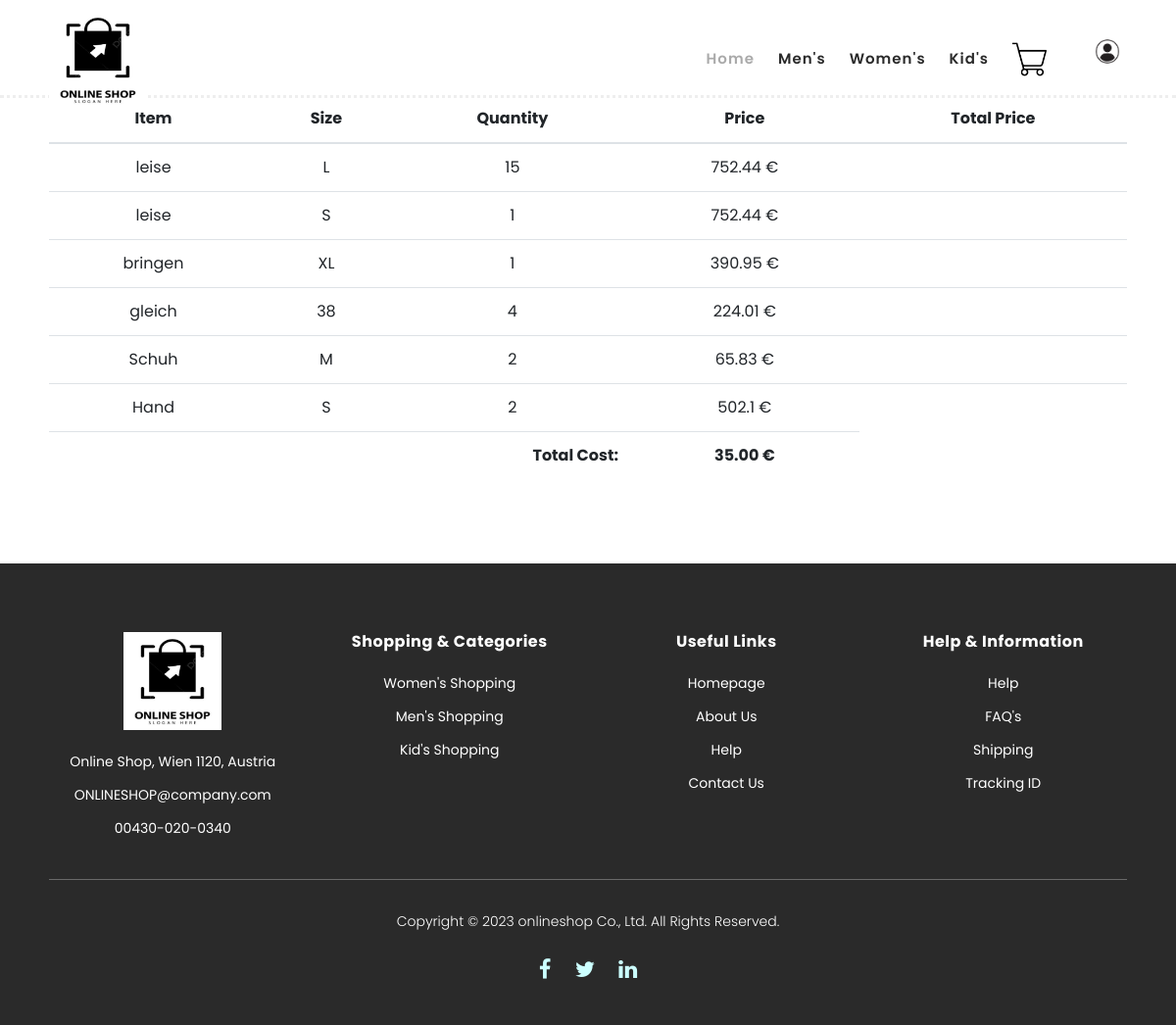
/cart (signed in), run on an earlier commit of the app's database.
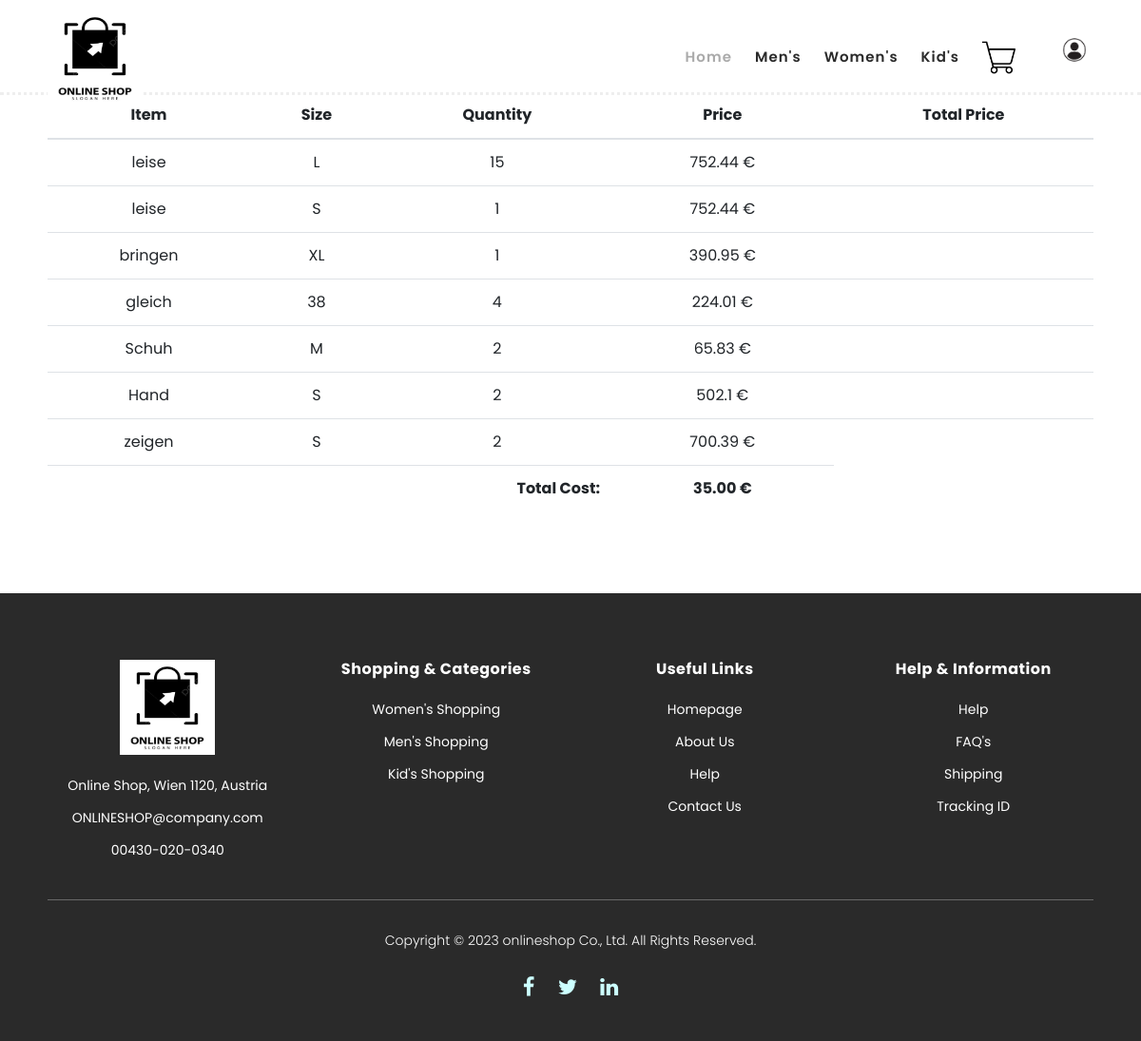
And on a later commit of the database.
### lib/init_database_functions.py (models this page shows)
class CartItemTable(db.Model):
    __tablename__ = "cartitem_table"
    cart_item_id = db.Column(db.Integer, primary_key=True)
    size = db.Column(db.String(10))
    quantity = db.Column(db.Integer, nullable=False)
    cart_id = db.Column(db.Integer, db.ForeignKey("cart_table.cart_id"), nullable=False)
    product_id = db.Column(
        db.Integer, db.ForeignKey("product_table.p_id"), nullable=False
    )

class ProductTable(db.Model):
    __tablename__ = "product_table"
    p_id = db.Column(db.Integer, primary_key=True)
    p_name = db.Column(db.String(255))
    p_description = db.Column(db.String(255))
    p_price = db.Column(db.String(255))
    p_gender = db.Column(db.String(255))
    p_image_url = db.Column(db.String(255))
    reviews = db.relationship("ReviewTable", backref="product", lazy=True)
    category_id = db.Column(
        db.Integer, db.ForeignKey("category_table.category_id"), nullable=False
    )
    cart_items = db.relationship("CartItemTable", backref="product", lazy=True)
    sizes = db.relationship(
        "SizeTable",
        secondary=product_size_association,
        backref="products_with_quantities",
    )

### main.py (the view)
@app.route("/cart")
def cart_display():
    customer_id = session.get("user_id")
    if customer_id:
        user_data = CustomerTable.query.filter_by(customer_id=customer_id).first()
        if user_data:
            cart_items = displayCartItems(customer_id, db)
            cart_items_quantity_price = [
                {
                    "p_id": item.p_id,
                    "p_name": item.p_name,
                    "size_name": item.size,
                    "quantity": item.quantity,
                    "p_price": float(item.p_price),  # Convert to float if needed
                }
                for item in cart_items
            ]
            return render_template(
                "cart.html",
                user_data=user_data,
                cart_items=cart_items,
                items=cart_items_quantity_price,
            )

### templates/cart.html (shortened to what this page needs)
{% include 'includes/header.html' %}
<div class="container mt-5">
    <h2>Shopping Cart</h2>
    {% if items %}
    <table class="table" id="cartTable">
        <thead>
            <tr>
                <th>Item</th>
                <th>Size</th>
                <th>Quantity</th>
                <th>Price</th>
                <th>Total Price</th>
            </tr>
        </thead>
        <tbody>
            {% for item in items %}
            <tr>
                <td>{{ item.p_name }}</td>
                <td>{{ item.size_name }}</td>
                <td><span class="quantity">{{ item.quantity }}</span></td>
                <td><span class="item-price">{{ item.p_price }} €</span></td>
                <td></td>
            </tr>
            {% endfor %}
        </tbody>
        <tfoot>
            <tr>
                <td colspan="3" class="text-right"><strong>Total Cost:</strong></td>
                <td><strong>35.00 €</strong></td>
            </tr>
        </tfoot>
    </table>
    {% endif %}
</div>
{% include 'includes/footer.html' %}
</body>
</html>

### templates/includes/header.html (shortened to what this page needs)
<!DOCTYPE html>
<html lang="en">
<head>
    <link rel="stylesheet" href="../assets/css/reviews.css">
    <link rel="stylesheet" href="../assets/css/add-review.css">
    <link rel="stylesheet" href="../assets/css/order_list.css">
    <link rel="stylesheet" type="text/css" href="../assets/css/bootstrap.min.css">
    <link rel="stylesheet" type="text/css" href="../assets/css/font-awesome.css">
    <link rel="stylesheet" href="../assets/css/onlineshop.css">
    <link rel="stylesheet" href="../assets/css/owl-carousel.css">
    <link rel="stylesheet" href="../assets/css/lightbox.css">
</head>
<body>
    <header class="header-area header-sticky">
        <div class="container">
            <div class="row">
                <div class="col-12">
                    <nav class="main-nav">
                        <a href="/index" class="logo">
                            <img src="../assets/images/logo.png" style=" width:100px; height:100px;">
                        </a>
                        <ul class="nav">
                            <li class="scroll-to-section"><a href="/index" class="active">Home</a></li>
                            <li class="scroll-to-section"><a href="/products/Male">Men's</a></li>
                            <li class="scroll-to-section"><a href="/products/Female">Women's</a></li>
                            <li class="scroll-to-section"><a href="/products/Children">Kid's</a></li>
                            <li><a href="/cart"><img src="../assets/images/shopping-cart.png"
                                        style=" width:35px; height:35px;"></a></li>
                            <div class="hero">
                                <nav>
                                    <img src="../../assets/images/user.png" class="user-pic" onclick="toggleMenu()">
                                </nav>
                            </div>
                        </ul>
                    </nav>
                </div>
            </div>
        </div>
    </header>

### templates/includes/footer.html (shortened to what this page needs)
<footer>
    <div class="container">
        <div class="row">
            <div class="col-lg-3">
                <div class="first-item">
                    <div class="logo">
                        <img src="../assets/images/logo.png" style=" width:100px; height:100px;">
                    </div>
                    <ul>
                        <li><a href="#">Online Shop, Wien 1120, Austria</a></li>
                        <li><a href="#">ONLINESHOP@company.com</a></li>
                        <li><a href="#">00430-020-0340</a></li>
                    </ul>
                </div>
            </div>
            <div class="col-lg-3">
                <h4>Shopping &amp; Categories</h4>
                <ul>
                    <li><a href="/products/Female">Women's Shopping</a></li>
                    <li><a href="/products/Male">Men's Shopping</a></li>
                    <li><a href="/products/Children">Kid's Shopping</a></li>
                </ul>
            </div>
            <div class="col-lg-3">
                <h4>Useful Links</h4>
                <ul>
                    <li><a href="#">Homepage</a></li>
                    <li><a href="#">About Us</a></li>
                    <li><a href="#">Help</a></li>
                    <li><a href="#">Contact Us</a></li>
                </ul>
            </div>
            <div class="col-lg-3">
                <h4>Help &amp; Information</h4>
                <ul>
                    <li><a href="#">Help</a></li>
                    <li><a href="#">FAQ's</a></li>
                    <li><a href="#">Shipping</a></li>
                    <li><a href="#">Tracking ID</a></li>
                </ul>
            </div>
            <div class="col-lg-12">
                <div class="under-footer">
                    <p>Copyright © 2023 onlineshop Co., Ltd. All Rights Reserved.
                    </p>
                    <ul>
                        <li><a href="#"><i class="fa fa-facebook"></i></a></li>
                        <li><a href="#"><i class="fa fa-twitter"></i></a></li>
                        <li><a href="#"><i class="fa fa-linkedin"></i></a></li>
                    </ul>
                </div>
            </div>
        </div>
    </div>
</footer>
</body>
</html>

### assets/css/add-review.css (style rules this page uses)
div.container { text-align: center; padding: 10px 20px; }

### assets/css/order_list.css (style rules this page uses)
body { background-color: #f4f4f4; font-family: 'Arial', sans-serif; }

### assets/css/onlineshop.css (style rules this page uses)
body { overflow-x: hidden; }
html, body, div, span, applet, object, iframe, h1, h2, h3, h4, h5, h6, p, blockquote, div pre, a, abbr, acronym, address, big, cite, code, del, dfn, em, font, img, ins, kbd, q, s, samp, small, strike, strong, sub, sup, tt, var, b, u, i, center, dl, dt, dd, ol, ul, li, figure, header, nav, section, article, aside, footer, figcaption { margin: 0; padding: 0; border: 0; outline: 0; }
ul, li { padding: 0; margin: 0; list-style: none; }
header, nav, section, article, aside, footer, hgroup { display: block; }
* { box-sizing: border-box; }
html, body { font-family: 'Poppins', sans-serif; font-weight: 400; background-color: #fff; font-size: 16px; -ms-text-size-adjust: 100%; -webkit-font-smoothing: antialiased; -moz-osx-font-smoothing: grayscale; }
a { text-decoration: none !important; }
h1, h2, h3, h4, h5, h6 { margin-top: 0px; margin-bottom: 0px; }
ul { margin-bottom: 0px; }
p { font-size: 14px; line-height: 25px; color: #2a2a2a; }
html, body { background: #fff; font-family: 'Poppins', sans-serif; }
.header-area { border-bottom: 3px dotted #eee; box-shadow: none; background-color: #fff; position: absolute; top: 0px; left: 0px; right: 0px; z-index: 100; height: 100px; -webkit-transition: all .5s ease 0s; -moz-transition: all .5s ease 0s; -o-transition: all .5s ease 0s; transition: all .5s ease 0s; }
.header-area .main-nav { min-height: 80px; background: transparent; }
.header-area .main-nav .logo { line-height: 100px; color: #fff; font-size: 28px; font-weight: 700; text-transform: uppercase; letter-spacing: 2px; float: left; -webkit-transition: all 0.3s ease 0s; -moz-transition: all 0.3s ease 0s; -o-transition: all 0.3s ease 0s; transition: all 0.3s ease 0s; }
.header-area .main-nav .nav { float: right; margin-top: 30px; margin-right: 0px; background-color: transparent; -webkit-transition: all 0.3s ease 0s; -moz-transition: all 0.3s ease 0s; -o-transition: all 0.3s ease 0s; transition: all 0.3s ease 0s; position: relative; z-index: 999; }
.header-area .main-nav .nav li { padding-left: 15px; padding-right: 15px; }
.header-area .main-nav .nav li a { display: block; font-weight: 600; font-size: 15px; color: #2a2a2a; text-transform: capitalize; -webkit-transition: all 0.3s ease 0s; -moz-transition: all 0.3s ease 0s; -o-transition: all 0.3s ease 0s; transition: all 0.3s ease 0s; height: 40px; line-height: 40px; border: transparent; letter-spacing: 1px; }
.header-area .main-nav .nav li a { color: #2a2a2a; }
.header-area .main-nav .nav li:hover a, .header-area .main-nav .nav li a.active { color: #aaa !important; }
.header-area.header-sticky { min-height: 80px; }
.header-area .nav { margin-top: 30px; }
.header-area.header-sticky .nav li a.active { color: #aaa; }
@media (max-width: 1200px) { .header-area .main-nav .nav li { padding-left: 12px; padding-right: 12px; } }
@media (max-width: 1200px) { .header-area .main-nav:before { display: none; } }
@media (min-width: 767px) { .header-area .main-nav .nav { display: flex !important; } }
.user-pic { width: 40px; border-radius: 50%; cursor: pointer; margin-left: 30px; }
footer { margin-top: 60px; padding: 60px 0px 30px 0px; background-color: #2a2a2a; }
footer .logo { margin-bottom: 20px; }
footer ul li { display: block; margin-bottom: 10px; }
footer ul li a { font-size: 14px; color: #fff; transition: all .3s; }
footer h4 { letter-spacing: 0.5px; font-size: 16px; color: #fff; font-weight: 700; margin-bottom: 20px; }
footer .under-footer { margin-top: 30px; padding-top: 30px; text-align: center; border-top: 1px solid rgba(250, 250, 250, 0.3); }
footer .under-footer ul { margin-top: 20px; }
footer .under-footer ul li { display: inline-block; margin: 0px 10px; }
footer .under-footer ul li a { font-size: 22px; }
footer .under-footer p { color: #fff; font-size: 14px; font-weight: 300; }
footer .under-footer a { color: #cff; }
.quantity { display: inline-block; }

What changed in the data, as far as the page shows it:
added CartItemTable: p_name "zeigen", size_name "S", quantity "2", p_price "700.39"
